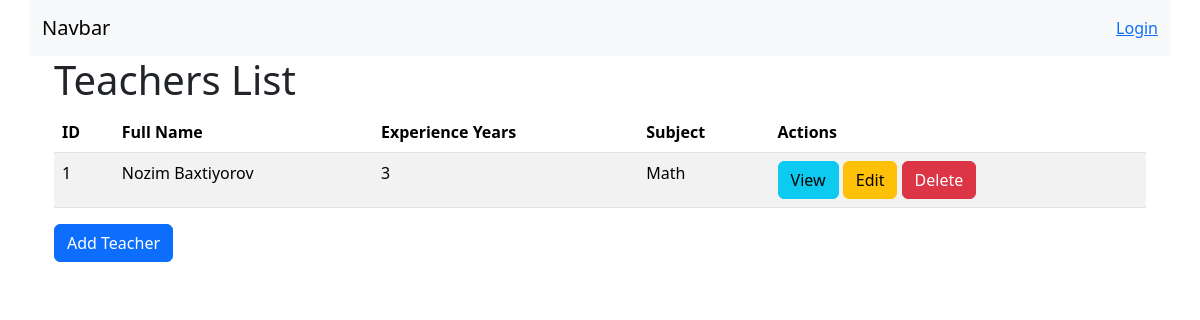
The page /teachers/teachers/ on the database its author committed.
### teachers/models.py (models this page shows, shortened)
class Teacher(models.Model):
    SUBJECT_CHOICES = [
        ('Math', 'Math'),
        ('Science', 'Science'),
        ('English', 'English'),
        ('History', 'History'),
        ('Geography', 'Geography'),
    ]
    full_name = models.CharField(max_length=100)
    experience_years = models.IntegerField()
    subject = models.CharField(max_length=20, choices=SUBJECT_CHOICES)

### teachers/views.py (the view)
# urls.py: path('teachers/', include('teachers.urls')),
def teachers(request):
    teachers = Teacher.objects.all()
    return render(request, 'teachers/teachers.html', {'teachers': teachers})

### feedbacks/context_processors.py (called while the page is built)
def recent_feedbacks(request):
    return {
        'recent_feedbacks': Feedback.objects.order_by('-date_submitted')[:5]
    }

### templates/teachers/teachers.html (shortened to what this page needs)
{% extends "base.html" %}
{% block content %}
<div class="container">
  <h1>Teachers List</h1>
  <table class="table table-striped">
    <thead>
      <tr>
        <th scope="col">ID</th>
        <th scope="col">Full Name</th>
        <th scope="col">Experience Years</th>
        <th scope='col'>Subject</th>
        <th scope="col">Actions</th>
      </tr>
    </thead>
    <tbody>
      {% for teacher in teachers %}
      <tr>
        <td>{{ teacher.id }}</td>
        <td>{{ teacher.full_name }}</td>
        <td>{{ teacher.experience_years }}</td>
        <td>{{ teacher.subject }}</td>
        <td>
          <a href="" class="btn btn-info">View</a>
          <a href="" class="btn btn-warning">Edit</a>
          <form action="" method="POST" style="display:inline;">
            <button type="submit" class="btn btn-danger">Delete</button>
          </form>
        </td>
      </tr>
      {% endfor %}
    </tbody>
  </table>
  <a href="{% url 'add_teacher' %}" class="btn btn-primary">Add Teacher</a>
</div>
{% endblock %}

### rows shown on the page
Teacher: id "1", full_name "Nozim Baxtiyorov", experience_years "3", subject "Math"
